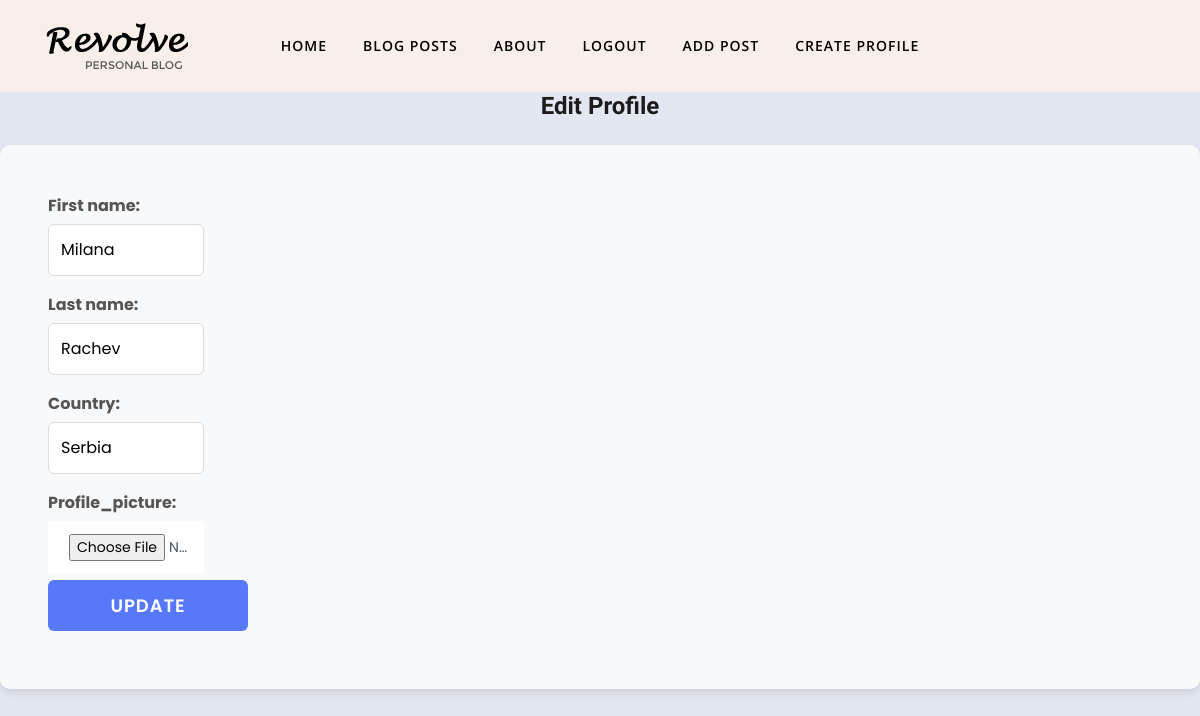
Page /accounts/profile/2/edit/ (signed in) on the committed database.
### ProtectTheWomen1/accounts/models/profile.py (models this page shows, shortened)
class Profile(models.Model):
    user = models.OneToOneField(
        to=UserModel,
        on_delete=models.CASCADE,
        primary_key=True,
    )
    first_name = models.CharField(
        max_length=50,
        blank=True,
        null=True,
    )
    last_name = models.CharField(
        max_length=50,
        blank=True,
        null=True,
    )
    date_of_birth = models.DateField(
        auto_now=True,
        blank=True,
        null=True,
    )
    country = models.CharField(
        max_length=50,
        blank=True,
        null=True,
    )
    profile_picture = CloudinaryField(
        'profile_picture',
        blank=True,
        null=True,
    )

### ProtectTheWomen1/accounts/views.py (the view, shortened to what this page needs)
# urls.py: path('edit/', ProfileEditView.as_view(), name='profile-edit'),
class ProfileEditView(LoginRequiredMixin, UpdateView):
    model = Profile
    form_class = ProfileEditForm
    template_name = 'accounts/profile-edit-template.html'

### ProtectTheWomen1/accounts/forms.py
class ProfileEditForm(ProfileBaseForm):
    pass

### templates/accounts/profile-edit-template.html (shortened to what this page needs)
{% extends 'common_templates/base.html' %}
{% load static %}
{% block content %}
<h3 class="mb-4 text-center">Edit Profile</h3>
    <form method="post" class="comment-form mb-5 gray-bg p-5" id="comment-form" enctype="multipart/form-data">
        {% for field in form %}
            <div class="row">
                <div class="form-group">
                    <div class="col-md-6">
                        {{ field.label_tag }}
                        {{ field }}
                    </div>
                </div>
            </div>
        {% endfor %}
        <div class="row">
            <div class="col-md-12">
                <button type="submit" class="btn btn-primary">Update</button>
            </div>
        </div>
    </form>
{% endblock %}

### static/css/style.css (style rules this page uses)
body, p { font-family: "Open Sans", sans-serif; line-height: 26px; font-size: 16px; text-rendering: optimizeLegibility; color: #666; font-weight: 400; }
html { overflow-x: hidden; width: 100%; height: 100%; }
h1, .h1, h2, .h2, h3, .h3, h4, .h4, h5, .h5, h6, .h6 { color: #1c1c1c; font-weight: 600; font-family: "Unna", serif; }
h3, .h3 { font-size: 24px; font-weight: 700; }
body { background: #fff; color: #575769; }
html, body { height: 100%; }
.form-control { box-shadow: none; border: 1px solid transparent; padding: 12px 20px; background: #f0f1f4; font-size: 14px; border-radius: 2px; }
.btn { border-radius: 0px; padding: 10px 30px; font-weight: 600; text-transform: uppercase; color: #fff; transition: 350ms; letter-spacing: 1px; font-size: 13px; border: 1px solid transparent; }
.btn-primary { background: #ce8460; }
.gray-bg { background: #f5f5f5; }
.comment-form .form-control { background: #fff; }
.comment-form { background: #f8f9fa; border-radius: 10px; padding: 30px; box-shadow: 0px 4px 8px rgba(0, 0, 0, 0.1); }
.comment-form label { font-weight: bold; color: #555; font-size: 16px; display: block; margin-bottom: 5px; }
.comment-form input[type="text"], .comment-form textarea { width: 100%; padding: 12px; border-radius: 6px; border: 1px solid #ddd; font-size: 16px; transition: all 0.3s ease-in-out; }
.comment-form button { background: #007bff; color: white; padding: 12px 20px; border: none; font-size: 18px; border-radius: 6px; cursor: pointer; transition: 0.3s; }
body { background-color: #E3E7F2; font-family: 'Poppins', sans-serif; }
.btn-primary { border: none; border-radius: 8px; width: 200px; color: #DFEFFF; transform: translateY(-10px); background-color: #5778F9!important; }

### rows in the picture
Profile: form "Milana" "Rachev" "Serbia"

### other values in the picture
{{ field.label_tag }} "First name:" "Last name:" "Country:" "Profile_picture:"
